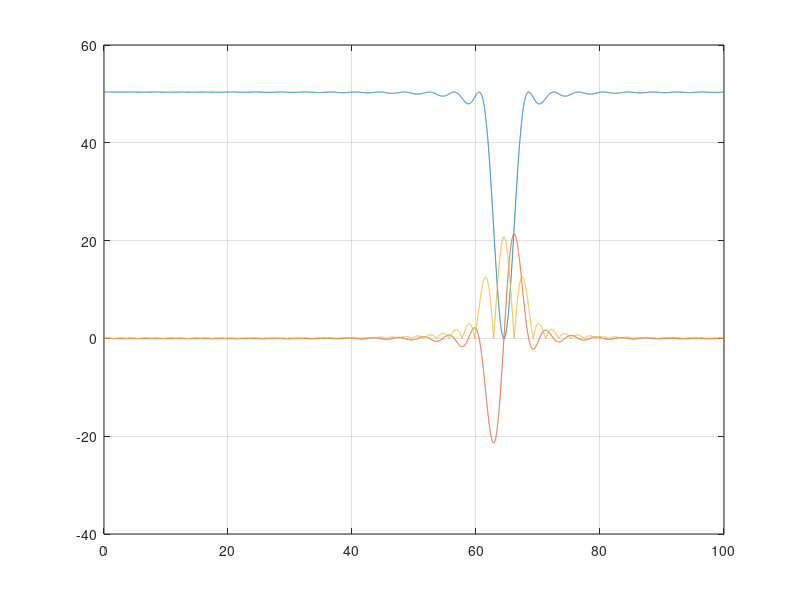

MATLAB code to generate this figure:
clc
% close all
clearvars

% This is not correct. Noise should most likely not be added to the
% measured signal. 

% It should be added during the LMC updates to the parameters
% This has the effect of Gaussian smoothing the gradients
%% Create a chirp

fs = 200;
Td = 0.25;
Nc = 1; 

N = Td * fs;


% Parameters
f0 = 64.5;
tind  = (0:1/fs:Td-1/fs).';

y = exp(2*pi*1j * f0*tind) + 0.01 * complex(randn(N,1), randn(N,1));

% 1. Grid of parameters

f = 0:0.005:fs/2;

J  = zeros(numel(f),1);
dJ = zeros(numel(f),1);
for find = 1:numel(f)

    H  = exp(2*pi*1j * f(find) * tind);
    P  = H * (H' * H)^(-1) * H';
    Po = eye(N,N) - P;
    dH = 2*pi*1j .* tind .* H;
    J(find)  = real(y' * Po * y);
    dJ(find) = -2*real(y' * Po * dH * (H' * H)^(-1) * H' * y);
end

h = 1;
ddJ = zeros(numel(f),1);
for find = 2:numel(f)-1
    ddJ(find) = (J(find+1)-2*J(find)+J(find-1))/0.005^2;
end
%% Gaussian smoothing J

 w = gausswin(512, 3);

Jcw = filter(w, 1, J);
dJcw = filter(w, 1, dJ);
% 
% figure(1)
% plot(f, Jcw); 
% hold on;
% plot(f, J)
% 
% figure(2)
% plot(f, dJcw); 
% hold on;
% plot(f, dJcw)

%% Get distributions

T = [100];%, 1, 0.1];
eP1    = zeros(numel(f), numel(T));

for tind = 1:numel(T) 
    eP1(:, tind) = exp(-1/T(tind) .* J);
end

% close all
figure('windowstyle','docked');
    plot(f, J); hold on
    plot(f, dJ); 
    plot(f, abs(ddJ));
    grid on;
% nexttile
%     for tind = 1:numel(T)
%         hold on;
%         plot(f, eP1(:,tind), 'DisplayName', ['T = ', num2str(T(tind)), ' , \lambda = ', num2str(1/T(tind))]);
%     end
%     legend('show');
%     grid on; 